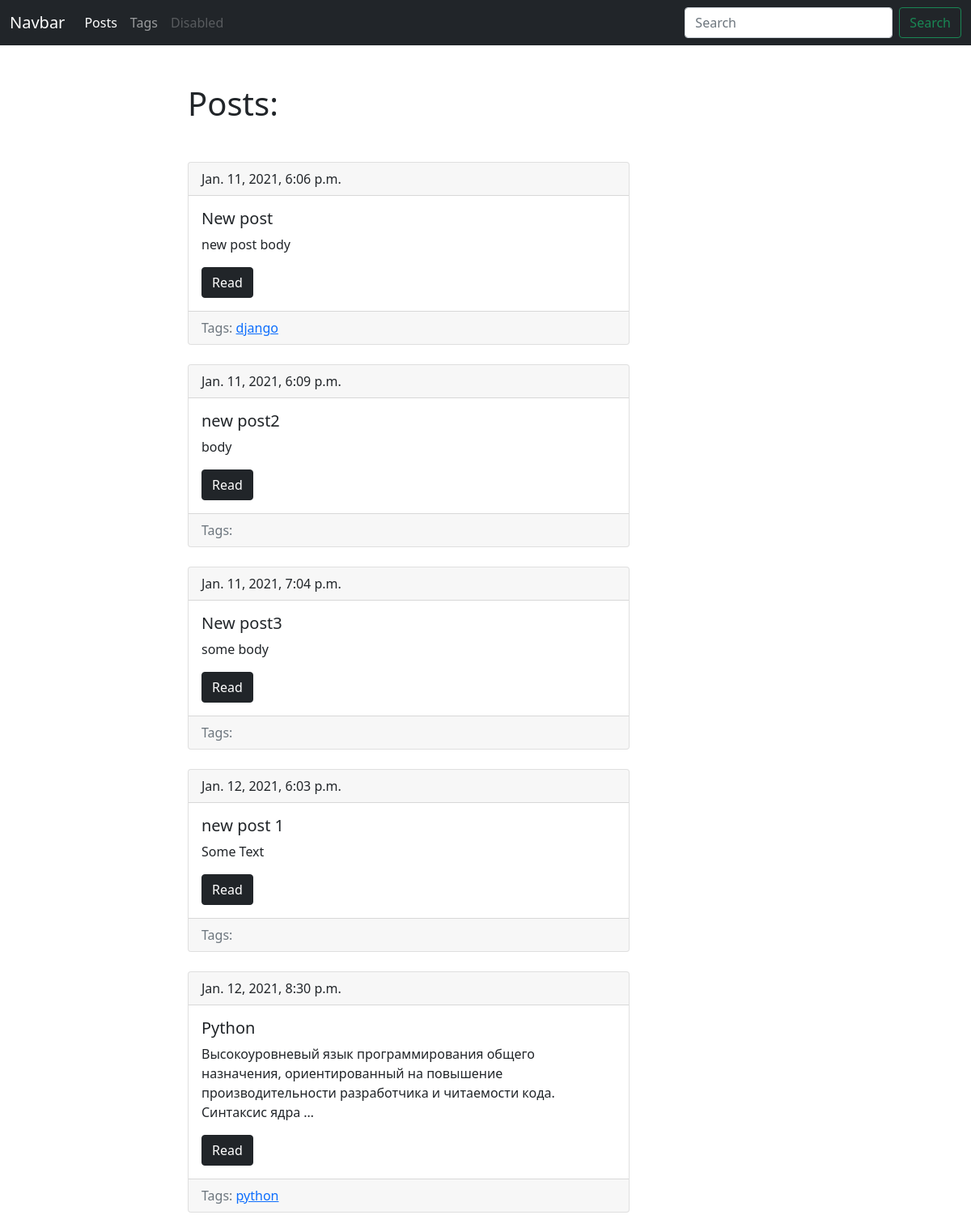
Screenshot of /blog/ with the database file from the repository.
### blog/models.py (models this page shows, shortened)
class Post(models.Model):
    object = models.Manager()
    title = models.CharField(max_length=150, db_index=True)
    slug = models.SlugField(max_length=150, blank=True, unique=True)
    body = models.TextField(blank=True, db_index=True)
    tags = models.ManyToManyField('Tag', blank=True, related_name='posts')
    date_pub = models.DateTimeField(auto_now_add=True)
    def get_absolute_url(self):
        return reverse('post_detail_url', kwargs={'slug': self.slug})

class Tag(models.Model):
    object = models.Manager()
    title = models.CharField(max_length=50)
    slug = models.SlugField(max_length=50, unique=True)
    def get_absolute_url(self):
        return reverse('tag_detail_url', kwargs={'slug':self.slug})

### blog/views.py (the view)
# urls.py: path('', posts_list, name='posts_list_url'),
def posts_list(request):
    posts = Post.object.all()
    return render(request, 'blog/index.html', context={'posts': posts})

### blog/templates/blog/index.html (shortened to what this page needs)
{% extends 'blog/base_blog.html' %}
{% block content %}
    <h1 class="mb-5">Posts:</h1>
    {% for post in posts%}
        {% include 'blog/includes/post_card_template.html' %}
    {% endfor %}
{% endblock %}

### blog/templates/blog/includes/post_card_template.html
<div class="card mb-4">
    <div class="card-header">
        {{ post.date_pub }}
    </div>
    <div class="card-body">
        <h5 class="card-title">{{ post.title }}</h5>
        <p class="card-text">{{ post.body|truncatewords:15 }}</p>
        <a href="{{ post.get_absolute_url }}" class="btn btn-dark">Read</a>
    </div>
    <div class="card-footer text-muted">
        Tags:
        {% for tag in post.tags.all %}
            <a href="{{ tag.get_absolute_url }}">{{ tag.title }}</a>
        {% endfor %}
  </div>
</div>

### rows the page displays
Post: date_pub "Jan. 11, 2021, 6:06 p.m.", title "New post", body "new post body"
Tag: title "django"
Post: date_pub "Jan. 11, 2021, 6:09 p.m.", title "new post2", body "body"
Post: date_pub "Jan. 11, 2021, 7:04 p.m.", title "New post3", body "some body"
Post: date_pub "Jan. 12, 2021, 6:03 p.m.", title "new post 1", body "Some Text"
Post: date_pub "Jan. 12, 2021, 8:30 p.m.", title "Python", body "Высокоуровневый язык программирования общего назначения, ориентированный на повышение производительности разработчика и читаемости кода. Синтаксис ядра …"
Tag: title "python"
